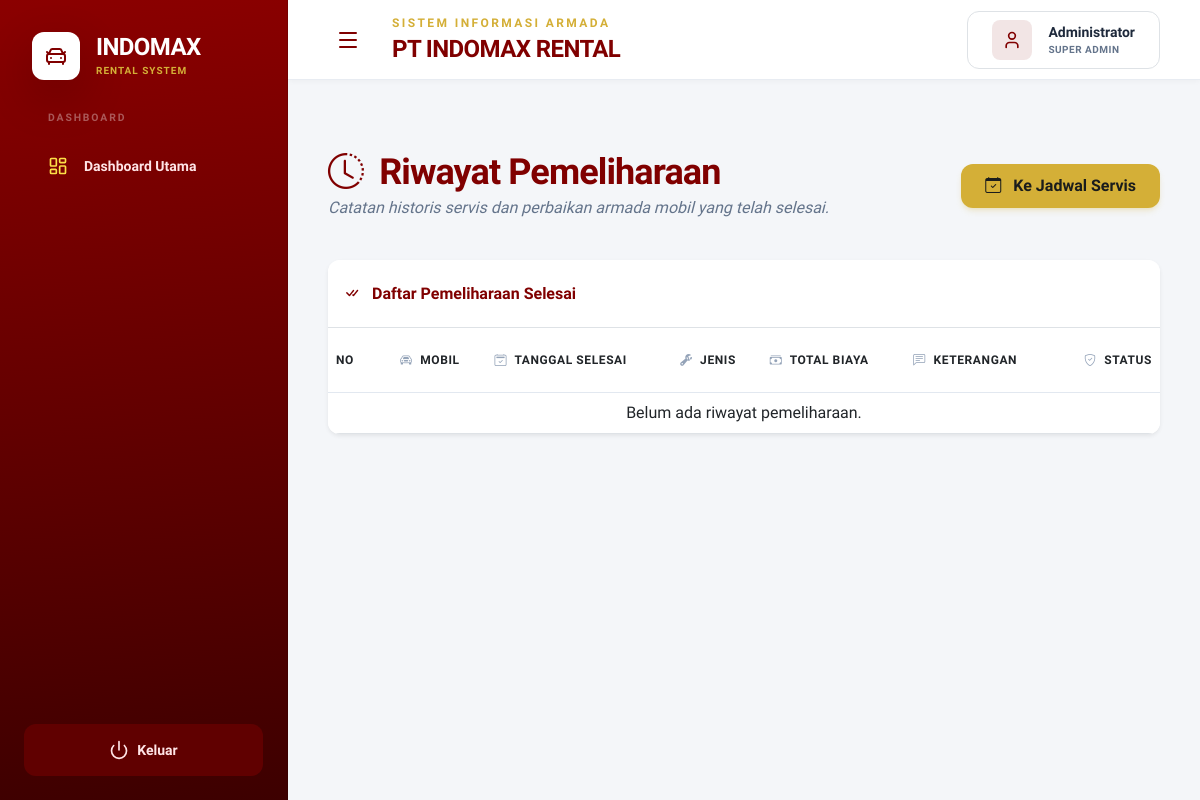
Page /Admin/riwayat_pemeliharaan.php on the earlier database version.
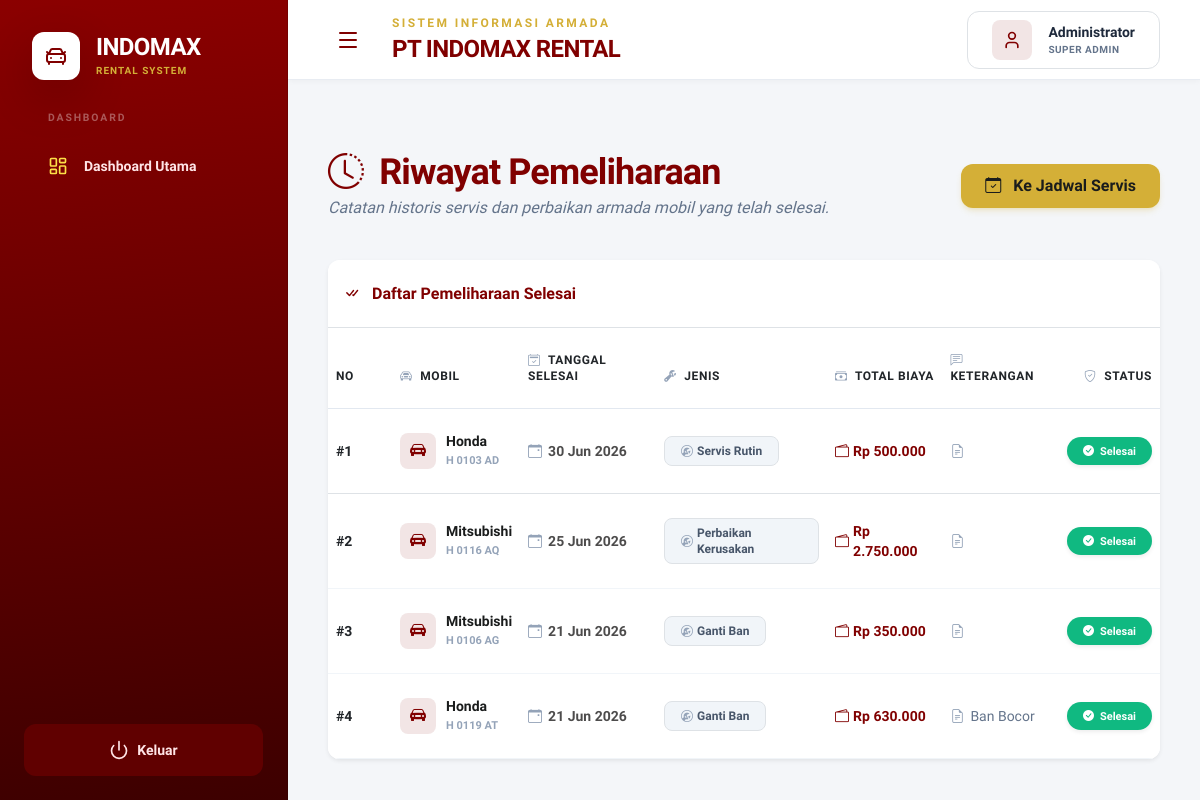
Same page on the later database version.
### tables this page shows
CREATE TABLE `pemeliharaan` (
  `id_pemeliharaan` int(11) NOT NULL,
  `kode_mobil` varchar(10) NOT NULL,
  `tanggal_pemeliharaan` date NOT NULL,
  `jenis_pemeliharaan` enum('Servis Rutin','Perbaikan Kerusakan','Ganti Ban','Ganti Oli','Lainnya') NOT NULL,
  `biaya_pemeliharaan` decimal(12,2) NOT NULL,
  `keterangan` text DEFAULT NULL,
  `status` enum('terjadwal','selesai') DEFAULT 'terjadwal'
);

CREATE TABLE `mobil` (
  `kode_mobil` varchar(10) NOT NULL,
  `merk` varchar(50) DEFAULT NULL,
  `jenis` varchar(50) DEFAULT NULL,
  `nopol` varchar(15) DEFAULT NULL,
  `tarif_per_hari` decimal(10,2) DEFAULT NULL,
  `status_mobil` enum('tersedia','disewa') DEFAULT 'tersedia',
  `Gambar` varchar(255) NOT NULL,
  `Unit_Tersedia` int(10) UNSIGNED NOT NULL,
  `tarif_12_dalam` decimal(10,2) DEFAULT NULL,
  `tarif_12_luar` decimal(10,2) DEFAULT NULL,
  `tarif_24_dalam` decimal(10,2) DEFAULT NULL,
  `tarif_24_luar` decimal(10,2) DEFAULT NULL
);

### Admin/riwayat_pemeliharaan.php (the view, shortened to what this page needs)
<?php
include 'navbar.php';
include 'koneksi.php';
$riwayat = mysqli_query($conn, "SELECT p.*, m.merk, m.nopol FROM pemeliharaan p JOIN mobil m ON p.kode_mobil = m.kode_mobil WHERE p.status = 'selesai' ORDER BY p.tanggal_pemeliharaan DESC");
?>
<div class="mb-6 d-flex justify-content-between align-items-center">
    <div>
        <h3 class="text-4xl font-black text-[#800000] tracking-tight"><i class="bi bi-clock-history text-[#800000] me-2"></i> Riwayat Pemeliharaan</h3>
        <p class="text-slate-500 mt-1 font-medium italic">Catatan historis servis dan perbaikan armada mobil yang telah selesai.</p>
    </div>
    <a href="jadwal_service.php" class="btn text-[#1a1c1c] rounded-xl px-4 py-2.5 font-bold shadow-md shadow-[#d4af37]/20 hover:bg-[#c49d2b] transition-all flex items-center gap-2" style="background-color:#d4af37; border: none;">
        <i class="bi bi-calendar-check me-1"></i> Ke Jadwal Servis
    </a>
</div>
<div class="card border-0 shadow-sm rounded-xl overflow-hidden mb-10">
    <div class="card-header bg-white py-4 border-bottom border-slate-100 flex justify-between items-center">
        <h5 class="mb-0 fw-bold text-[#800000] flex items-center gap-2"><i class="bi bi-check-all me-1"></i> Daftar Pemeliharaan Selesai</h5>
    </div>
    <div class="card-body p-0">
        <div class="table-responsive">
            <table class="table table-hover align-middle mb-0 text-left border-collapse w-full">
                <thead class="bg-slate-50 border-b border-slate-200">
                    <tr class="text-slate-500 text-xs uppercase tracking-wider font-bold">
                        <th class="ps-6 py-4 w-16">No</th>
                        <th class="py-4"><i class="bi bi-car-front text-slate-400 me-1"></i> Mobil</th>
                        <th class="py-4"><i class="bi bi-calendar2-check text-slate-400 me-1"></i> Tanggal Selesai</th>
                        <th class="py-4"><i class="bi bi-wrench-adjustable text-slate-400 me-1"></i> Jenis</th>
                        <th class="py-4"><i class="bi bi-cash-stack text-slate-400 me-1"></i> Total Biaya</th>
                        <th class="py-4"><i class="bi bi-chat-left-text text-slate-400 me-1"></i> Keterangan</th>
                        <th class="pe-6 py-4 text-right"><i class="bi bi-shield-check text-slate-400 me-1"></i> Status</th>
                    </tr>
                </thead>
                <tbody class="divide-y divide-slate-100 bg-white">
                    <?php
                    $no = 1;
                    if ($riwayat && mysqli_num_rows($riwayat) > 0) {
                        while($r = mysqli_fetch_assoc($riwayat)) {
                    ?>
                    <tr class="hover:bg-slate-50/50 transition-colors group">
                        <td class="ps-6 py-4 text-sm font-semibold text-slate-400">#<?= $no++; ?></td>
                        <td class="py-4">
                            <div class="d-flex align-items-center gap-2.5">
                                <div class="w-9 h-9 rounded-lg bg-[#800000]/10 text-[#800000] flex items-center justify-center shrink-0">
                                    <i class="bi bi-car-front-fill fs-6"></i>
                                </div>
                                <div>
                                    <span class="fw-bold text-[#1a1c1c] text-sm block leading-tight"><?= htmlspecialchars($r['merk']); ?></span>
                                    <small class="text-slate-400 text-[11px] font-bold block mt-0.5"><?= htmlspecialchars($r['nopol']); ?></small>
                                </div>
                            </div>
                        </td>
                        <td class="py-4">
                            <span class="flex items-center gap-1.5 text-sm text-[#4d4c4c] font-semibold">
                                <i class="bi bi-calendar-event text-slate-400"></i> <?= date('d M Y', strtotime($r['tanggal_pemeliharaan'])); ?>
                            </span>
                        </td>
                        <td class="py-4">
                            <span class="inline-flex items-center gap-1 text-xs font-bold text-slate-600 bg-slate-100 px-3 py-1.5 rounded-lg border border-slate-200">
                                <i class="bi bi-wrench-adjustable-circle text-slate-400"></i> <?= htmlspecialchars($r['jenis_pemeliharaan']); ?>
                            </span>
                        </td>
                        <td class="py-4">
                            <span class="fw-bold text-[#800000] text-sm flex items-center gap-1">
                                <i class="bi bi-wallet2 text-[#800000]"></i> Rp <?= number_format($r['biaya_pemeliharaan'], 0, ',', '.'); ?>
                            </span>
                        </td>
                        <td class="py-4">
                            <span class="flex items-center gap-1.5 text-sm text-slate-500 font-medium max-w-xs truncate" title="<?= htmlspecialchars($r['keterangan']); ?>">
                                <i class="bi bi-file-earmark-text text-slate-400"></i> <?= htmlspecialchars($r['keterangan']); ?>
                            </span>
                        </td>
                        <td class="pe-6 py-4 text-right">
                            <span class="badge bg-[#10b981] text-white rounded-pill px-3 py-2 text-[11px] font-bold shadow-sm d-inline-flex align-items-center gap-1.5">
                                <i class="bi bi-check-circle-fill"></i> Selesai
                            </span>
                        </td>
                    </tr>
                    <?php
                        }
                    } else {
                        echo "<tr><td colspan='7' class='text-center py-10 text-slate-500 font-medium'>Belum ada riwayat pemeliharaan.</td></tr>";
                    }
                    ?>
                </tbody>
            </table>
        </div>
    </div>
</div>
</div> </main>
</div>
</body>
</html>

### Admin/navbar.php (shortened to what this page needs)
<?php
$current_page = basename($_SERVER['PHP_SELF']);
function getLinkClass($page, $current_page) {
    $pages = is_array($page) ? $page : [$page];
    return "flex items-center gap-3 px-4 py-3 rounded-xl text-rose-100 hover:bg-black/10 hover:text-white hover:translate-x-2 transition-all duration-300 group cursor-pointer font-semibold";
}
function getIconClass($page, $current_page, $colorClass = 'text-white') {
    $pages = is_array($page) ? $page : [$page];
    return "w-5 h-5 " . $colorClass . " group-hover:scale-110 group-hover:rotate-6 transition-all duration-300";
}
?>
<!DOCTYPE html>
<html lang="id">
<head>
    <script src="https://cdn.tailwindcss.com?plugins=forms,container-queries"></script>
    <link href="https://cdn.jsdelivr.net/npm/bootstrap@5.3.0/dist/css/bootstrap.min.css" rel="stylesheet">
    <link rel="stylesheet" href="https://cdn.jsdelivr.net/npm/bootstrap-icons@1.11.1/font/bootstrap-icons.css">
    <link rel="stylesheet" href="../style.css">
</head>
<body class="bg-[#f9f9f9] text-[#1a1c1c] font-sans antialiased">
<div class="flex h-screen overflow-hidden">
    <aside class="w-72 sidebar-constellation text-rose-100 flex-shrink-0 flex flex-col h-full overflow-y-auto" id="sidebar">
        <div class="p-8">
            <div class="flex items-center gap-3 group cursor-pointer">
                <div class="w-12 h-12 rounded-xl flex items-center justify-center bg-white shadow-lg shadow-black/10 group-hover:scale-110 group-hover:rotate-12 transition-all duration-300">
                    <i class="w-6 h-6 text-[#800000]" data-lucide="car-front"></i>
                </div>
                <div class="group-hover:translate-x-1 transition-transform duration-300">
                    <h1 class="font-black text-2xl tracking-tight text-white leading-none">INDOMAX</h1>
                    <p class="text-[10px] font-bold text-[#d4af37] uppercase tracking-widest mt-1">Rental System</p>
                </div>
            </div>
        </div>
        <nav class="flex-1 px-4 pb-10 space-y-6">
            <div>
                <h2 class="px-4 mb-3 sidebar-label">Dashboard</h2>
                <a class="<?= getLinkClass('index.php', $current_page) ?>" href="index.php">
                    <i class="<?= getIconClass('index.php', $current_page, 'text-yellow-300') ?>" data-lucide="layout-dashboard"></i>
                    <span class="text-sm font-semibold">Dashboard Utama</span>
                </a>
            </div>
        </nav>
        <div class="p-6">
            <a class="flex items-center justify-center gap-2 bg-[#600000] text-rose-100 py-3 rounded-xl font-bold text-sm transition-all hover:bg-black/20 hover:text-white hover:-translate-y-1" href="logout_admin.php">
                <i class="w-5 h-5" data-lucide="power"></i> Keluar
            </a>
        </div>
    </aside>
    <main class="flex-1 flex flex-col h-screen overflow-hidden bg-[#f9f9f9]">
        <header class="h-20 header-constellation flex items-center justify-between px-10 shrink-0 sticky top-0 z-10">
            <div class="flex items-center gap-4">
                <button id="sidebarToggle" class="p-2 rounded-lg hover:bg-black/5 text-[#800000] transition-colors focus:outline-none focus:ring-2 focus:ring-[#800000]/20" title="Toggle Sidebar">
                    <i class="w-6 h-6" data-lucide="menu"></i>
                </button>
                <div class="transform transition-transform hover:translate-x-1 cursor-default">
                    <h2 class="text-xs font-black text-[#d4af37] uppercase tracking-[0.2em]">Sistem Informasi Armada</h2>
                    <h3 class="text-2xl font-black text-[#800000] tracking-tight mt-0.5">PT INDOMAX RENTAL</h3>
                </div>
            </div>
            <div class="flex items-center gap-3 bg-white border border-[#e2e2e2] hover:border-[#800000] hover:shadow-md hover:-translate-y-1 transition-all duration-300 px-4 py-2 rounded-xl cursor-pointer group">
                <div class="w-10 h-10 rounded-lg bg-[#800000]/10 flex items-center justify-center text-[#800000] group-hover:bg-[#800000] group-hover:text-white transition-colors duration-300">
                    <i class="w-5 h-5" data-lucide="user"></i>
                </div>
                <div class="flex flex-col">
                    <span class="text-sm font-bold text-slate-800 group-hover:text-[#800000] transition-colors"><?= htmlspecialchars($_SESSION['nama_user'] ?? 'Administrator'); ?></span>
                    <span class="text-[10px] font-black text-slate-500 uppercase tracking-wider"><?= htmlspecialchars($_SESSION['role'] ?? 'Super Admin'); ?></span>
                </div>
            </div>
        </header>
        <div class="flex-1 overflow-y-auto p-10 space-y-10 custom-scrollbars relative">

### style.css (style rules this page uses)
:root { --crimson: #8B0000; --crimson-dark: #600000; --crimson-light: #c0392b; --crimson-bg: rgba(139, 0, 0, 0.07); --crimson-border: rgba(139, 0, 0, 0.18); --gold: #D4AF37; --gold-dark: #b8971f; --gold-bg: rgba(212, 175, 55, 0.1); --gold-border: rgba(212, 175, 55, 0.3); --bg-page: #F4F6F9; --bg-surface: #FFFFFF; --bg-subtle: #F8F9FC; --border: #E8ECF2; --text-primary: #0F172A; --text-secondary: #475569; --text-muted: #94A3B8; --success: #16A34A; --success-bg: rgba(22, 163, 74, 0.1); --warning: #D97706; --warning-bg: rgba(217, 119, 6, 0.1); --danger: #DC2626; --danger-bg: rgba(220, 38, 38, 0.1); --info: #2563EB; --info-bg: rgba(37, 99, 235, 0.1); --radius-sm: 8px; --radius-md: 12px; --radius-lg: 18px; --radius-xl: 24px; --shadow-sm: 0 1px 3px rgba(0,0,0,0.06), 0 1px 2px rgba(0,0,0,0.04); --shadow-md: 0 4px 16px rgba(0,0,0,0.07), 0 1px 4px rgba(0,0,0,0.04); --shadow-lg: 0 12px 40px rgba(0,0,0,0.1), 0 4px 12px rgba(0,0,0,0.05); --shadow-card:0 2px 8px rgba(15, 23, 42, 0.06); --font: 'Plus Jakarta Sans', 'Montserrat', sans-serif; }
*, *::before, *::after { box-sizing: border-box; }
body { font-family: var(--font); background-color: var(--bg-page); color: var(--text-primary); line-height: 1.6; -webkit-font-smoothing: antialiased; }
.gap-2 { gap: 8px; }
.gap-3 { gap: 12px; }
a, button { transition: all 0.2s ease; }

### Admin/navbar.php (style rules this page uses)
body { font-family: 'Plus Jakarta Sans', 'Montserrat', sans-serif !important; background: #F4F6F9; }
.sidebar-constellation { background: linear-gradient(175deg, #8B0000 0%, #3d0000 100%) !important; border-right: 1px solid rgba(0,0,0,0.15); box-shadow: 4px 0 24px rgba(0,0,0,0.12); }
.header-constellation { background-color: #ffffff !important; border-bottom: 1px solid #E8ECF2; box-shadow: 0 1px 6px rgba(0,0,0,0.04); }
.sidebar-label { font-size: 0.65rem; font-weight: 800; color: rgba(255,255,255,0.35); text-transform: uppercase; letter-spacing: 0.18em; padding-left: 4px; }
aside nav a { font-family: 'Plus Jakarta Sans', 'Montserrat', sans-serif !important; }
.flex-1.overflow-y-auto { background: #F4F6F9; }
#sidebar { transition: margin-left 0.3s cubic-bezier(0.4,0,0.2,1); }
.flex-1.overflow-y-auto.p-10 { padding: 32px 40px !important; }
table { border-collapse: collapse; }
table thead th { background: #F8F9FC; }

Differences in the rows shown:
added pemeliharaan: kode_mobil.merk "Honda", kode_mobil.nopol "H 0103 AD", tanggal_pemeliharaan "30 Jun 2026", jenis_pemeliharaan "Servis Rutin", biaya_pemeliharaan "500.000"
added pemeliharaan: kode_mobil.merk "Mitsubishi", kode_mobil.nopol "H 0116 AQ", tanggal_pemeliharaan "25 Jun 2026", jenis_pemeliharaan "Perbaikan Kerusakan", biaya_pemeliharaan "2.750.000"
added pemeliharaan: kode_mobil.merk "Mitsubishi", kode_mobil.nopol "H 0106 AG", tanggal_pemeliharaan "21 Jun 2026", jenis_pemeliharaan "Ganti Ban", biaya_pemeliharaan "350.000"
added pemeliharaan: kode_mobil.merk "Honda", kode_mobil.nopol "H 0119 AT", tanggal_pemeliharaan "21 Jun 2026", jenis_pemeliharaan "Ganti Ban", biaya_pemeliharaan "630.000", keterangan "Ban Bocor"
Other differences:
text no longer shown: "Belum ada riwayat pemeliharaan."
